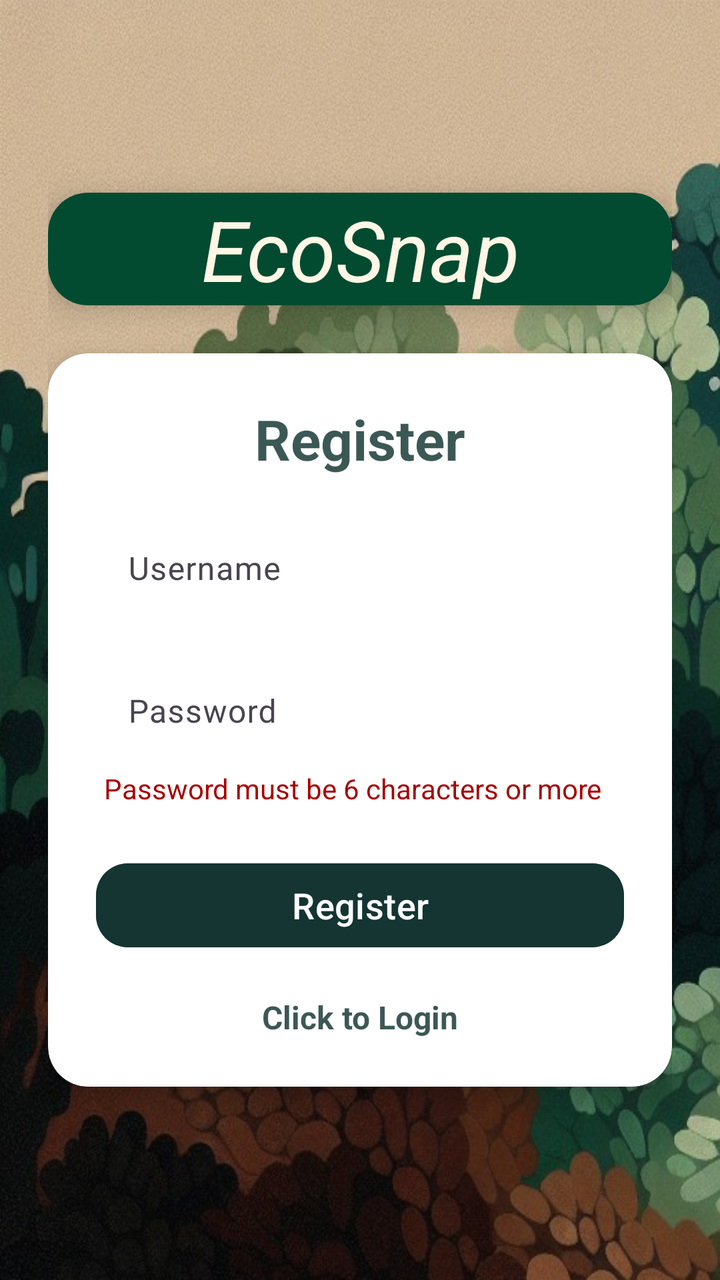
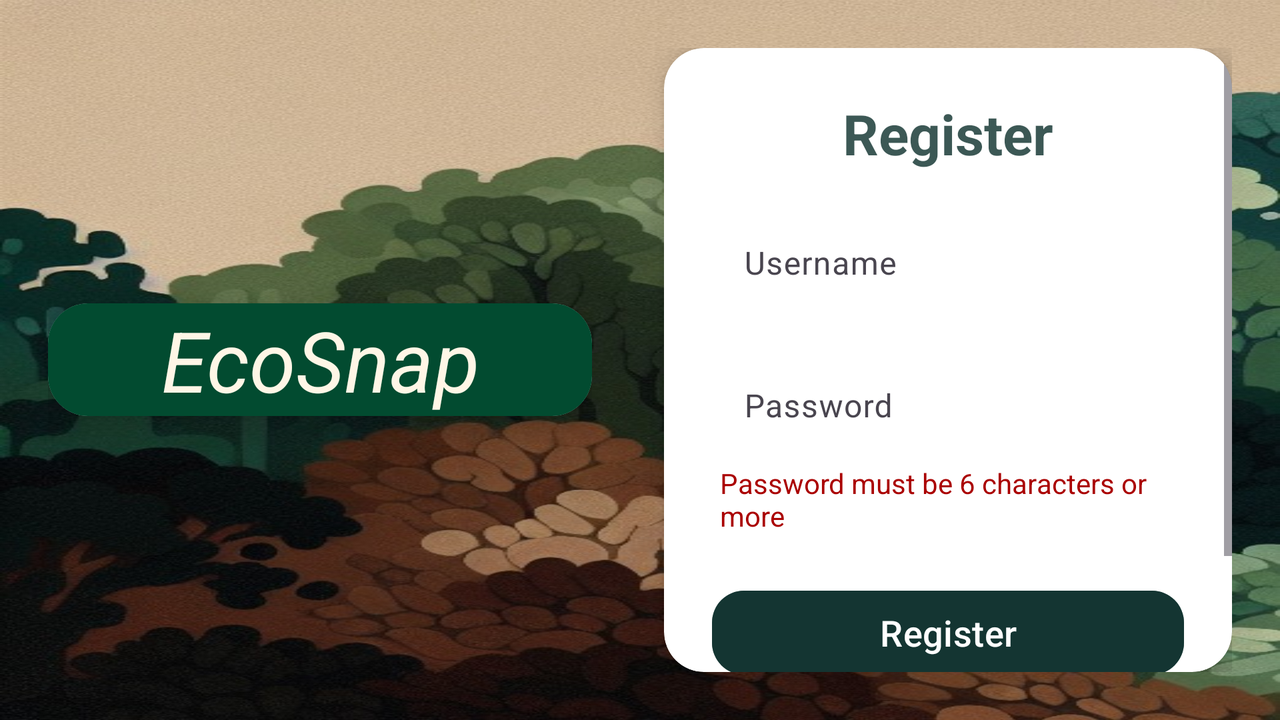

An Android layout and its configuration variant, each rendered on a device that would load it. The default file and the variant file are quoted in full after the pictures.
<!-- AndroidManifest.xml: application theme Theme.Ecosnap -->
<!-- res/layout/activity_account.xml -->
<?xml version="1.0" encoding="utf-8"?>
<LinearLayout xmlns:android="http://schemas.android.com/apk/res/android"
    xmlns:app="http://schemas.android.com/apk/res-auto"
    xmlns:tools="http://schemas.android.com/tools"
    android:layout_width="match_parent"
    android:layout_height="match_parent"
    android:background="@drawable/forest_background"
    android:gravity="center_horizontal"
    android:orientation="vertical"
    android:padding="24dp"
    tools:context=".Account">

    <FrameLayout
        android:layout_width="match_parent"
        android:layout_height="0dp"
        android:layout_weight="1">

    </FrameLayout>


    
    <androidx.cardview.widget.CardView
        android:layout_width="match_parent"
        android:layout_height="wrap_content"
        app:cardCornerRadius="20dp"
        app:cardElevation="10dp"
        android:background="#AA2F2F2F">

        <TextView
            android:id="@+id/textView"
            android:layout_width="match_parent"
            android:layout_height="wrap_content"
            android:background="@color/dark_green"
            android:gravity="center"
            android:text="@string/app_name"
            android:textColor="@color/light_cream"
            android:textSize="42sp"
            android:textStyle="italic|normal" />
    </androidx.cardview.widget.CardView>

    
    <androidx.cardview.widget.CardView
        android:layout_width="match_parent"
        android:layout_height="wrap_content"
        android:layout_marginTop="24dp"
        app:cardCornerRadius="20dp"
        app:cardElevation="8dp"
        android:background="#CC2F2F2F">

        <LinearLayout
            android:layout_width="match_parent"
            android:layout_height="wrap_content"
            android:orientation="vertical"
            android:padding="24dp">

            
            <TextView
                android:id="@+id/registerText"
                android:layout_width="match_parent"
                android:layout_height="wrap_content"
                android:text="@string/register"
                android:textAlignment="center"
                android:textColor="@color/forest_green"
                android:textSize="28sp"
                android:textStyle="bold"
                android:paddingBottom="16dp" />

            
            <com.google.android.material.textfield.TextInputLayout
                android:layout_width="match_parent"
                android:layout_height="wrap_content"
                app:boxBackgroundColor="#33FFFFFF"
                app:boxCornerRadiusTopStart="12dp"
                app:boxCornerRadiusTopEnd="12dp"
                app:boxCornerRadiusBottomStart="12dp"
                app:boxCornerRadiusBottomEnd="12dp">

                <com.google.android.material.textfield.TextInputEditText
                    android:id="@+id/username"
                    android:layout_width="match_parent"
                    android:layout_height="50dp"
                    android:hint="@string/username"
                    android:padding="12dp"
                    android:textColor="@color/black"
                    android:background="@android:color/transparent" />
            </com.google.android.material.textfield.TextInputLayout>

            
            <com.google.android.material.textfield.TextInputLayout
                android:layout_width="match_parent"
                android:layout_height="wrap_content"
                android:layout_marginTop="16dp"
                app:boxBackgroundColor="#33FFFFFF"
                app:boxCornerRadiusTopStart="12dp"
                app:boxCornerRadiusTopEnd="12dp"
                app:boxCornerRadiusBottomStart="12dp"
                app:boxCornerRadiusBottomEnd="12dp">

                <com.google.android.material.textfield.TextInputEditText
                    android:id="@+id/password"
                    android:layout_width="match_parent"
                    android:layout_height="50dp"
                    android:hint="@string/password"
                    android:padding="12dp"
                    android:textColor="@color/black"
                    android:background="@android:color/transparent" />
            </com.google.android.material.textfield.TextInputLayout>

            <TextView
                android:id="@+id/passwordHelperText"
                android:layout_width="match_parent"
                android:layout_height="wrap_content"
                android:text="@string/password_must_be_6_characters_or_more"
                android:textColor="#AA0000"
                android:textSize="14sp"
                android:layout_marginTop="4dp"
                android:paddingLeft="4dp" />

            
            <Button
                android:id="@+id/registerButton"
                android:layout_width="match_parent"
                android:layout_height="50dp"
                android:layout_marginTop="24dp"
                android:backgroundTint="@color/forest_green"
                android:text="@string/register"
                android:textColor="@color/white"
                android:textSize="18sp"
                app:cornerRadius="16dp" />

            
            <TextView
                android:id="@+id/loginNow"
                android:layout_width="match_parent"
                android:layout_height="wrap_content"
                android:layout_marginTop="20dp"
                android:gravity="center"
                android:text="@string/click_to_login"
                android:textColor="@color/forest_green"
                android:textSize="16sp"
                android:textStyle="bold" />

        </LinearLayout>
    </androidx.cardview.widget.CardView>

    <FrameLayout
        android:layout_width="match_parent"
        android:layout_height="0dp"
        android:layout_weight="1">

    </FrameLayout>
</LinearLayout>
<!-- resources referenced by this layout -->
<resources>
  <color name="black">#FF000000</color>
  <color name="dark_green">#024b30</color>
  <color name="forest_green">#CC0B2E2A</color>
  <color name="light_cream">#fff6e6</color>
  <color name="white">#FFFFFFFF</color>
  <!-- drawable forest_background: png bitmap (drawable, 106631 bytes) -->
  <string name="app_name">EcoSnap</string>
  <string name="click_to_login">Click to Login</string>
  <string name="password">Password</string>
  <string name="password_must_be_6_characters_or_more">Password must be 6 characters or more</string>
  <string name="register">Register</string>
  <string name="username">Username</string>
  <style name="Theme.Ecosnap" parent="Base.Theme.Ecosnap" />
  <style name="Base.Theme.Ecosnap" parent="Theme.Material3.DayNight.NoActionBar">
          
          
      </style>
</resources>
<!-- res/layout-land/activity_account.xml (the repository's variant of the layout above) -->
<!-- drawn on the phone turned sideways -->
<?xml version="1.0" encoding="utf-8"?>
<LinearLayout xmlns:android="http://schemas.android.com/apk/res/android"
    xmlns:app="http://schemas.android.com/apk/res-auto"
    xmlns:tools="http://schemas.android.com/tools"
    android:layout_width="match_parent"
    android:layout_height="match_parent"
    android:background="@drawable/forest_background"
    android:padding="24dp"
    android:orientation="horizontal"
    android:gravity="center_vertical"
    android:baselineAligned="false"
    tools:context=".Account">

    
    <LinearLayout
        android:layout_width="0dp"
        android:layout_height="match_parent"
        android:layout_weight="1"
        android:orientation="vertical"
        android:gravity="top|center_horizontal"
        android:paddingEnd="12dp">

        
        <FrameLayout
            android:layout_width="match_parent"
            android:layout_height="0dp"
            android:layout_weight="0.5">

        </FrameLayout>

        
        <androidx.cardview.widget.CardView
            android:layout_width="match_parent"
            android:layout_height="wrap_content"
            app:cardCornerRadius="20dp"
            app:cardElevation="10dp"
            android:background="#AA2F2F2F">

            <TextView
                android:id="@+id/textView"
                android:layout_width="match_parent"
                android:layout_height="wrap_content"
                android:background="@color/dark_green"
                android:gravity="center"
                android:text="@string/app_name"
                android:textColor="@color/light_cream"
                android:textSize="42sp"
                android:textStyle="italic|normal" />
        </androidx.cardview.widget.CardView>

        <FrameLayout
            android:layout_width="match_parent"
            android:layout_height="0dp"
            android:layout_weight="0.5">

        </FrameLayout>
    </LinearLayout>

    
    <androidx.cardview.widget.CardView
        android:layout_width="0dp"
        android:layout_height="wrap_content"
        android:layout_weight="1"
        android:layout_marginStart="24dp"
        app:cardCornerRadius="20dp"
        app:cardElevation="8dp"
        android:background="#CC2F2F2F">

        <ScrollView
            android:layout_width="match_parent"
            android:layout_height="match_parent"
            android:fillViewport="true">

            <LinearLayout
                android:layout_width="match_parent"
                android:layout_height="wrap_content"
                android:orientation="vertical"
                android:padding="24dp">

                
                <TextView
                    android:id="@+id/registerText"
                    android:layout_width="match_parent"
                    android:layout_height="wrap_content"
                    android:text="@string/register"
                    android:textAlignment="center"
                    android:textColor="@color/forest_green"
                    android:textSize="28sp"
                    android:textStyle="bold"
                    android:paddingBottom="16dp" />

                
                <com.google.android.material.textfield.TextInputLayout
                    android:layout_width="match_parent"
                    android:layout_height="wrap_content"
                    app:boxBackgroundColor="#33FFFFFF"
                    app:boxCornerRadiusTopStart="12dp"
                    app:boxCornerRadiusTopEnd="12dp"
                    app:boxCornerRadiusBottomStart="12dp"
                    app:boxCornerRadiusBottomEnd="12dp">

                    <com.google.android.material.textfield.TextInputEditText
                        android:id="@+id/username"
                        android:layout_width="match_parent"
                        android:layout_height="50dp"
                        android:hint="@string/username"
                        android:padding="12dp"
                        android:textColor="@color/black"
                        android:background="@android:color/transparent" />
                </com.google.android.material.textfield.TextInputLayout>

                
                <com.google.android.material.textfield.TextInputLayout
                    android:layout_width="match_parent"
                    android:layout_height="wrap_content"
                    android:layout_marginTop="16dp"
                    app:boxBackgroundColor="#33FFFFFF"
                    app:boxCornerRadiusTopStart="12dp"
                    app:boxCornerRadiusTopEnd="12dp"
                    app:boxCornerRadiusBottomStart="12dp"
                    app:boxCornerRadiusBottomEnd="12dp">

                    <com.google.android.material.textfield.TextInputEditText
                        android:id="@+id/password"
                        android:layout_width="match_parent"
                        android:layout_height="50dp"
                        android:hint="@string/password"
                        android:inputType="textPassword"
                        android:padding="12dp"
                        android:textColor="@color/black"
                        android:background="@android:color/transparent" />
                </com.google.android.material.textfield.TextInputLayout>

                <TextView
                    android:id="@+id/passwordHelperText"
                    android:layout_width="match_parent"
                    android:layout_height="wrap_content"
                    android:text="@string/password_must_be_6_characters_or_more"
                    android:textColor="#AA0000"
                    android:textSize="14sp"
                    android:layout_marginTop="4dp"
                    android:paddingLeft="4dp" />

                
                <Button
                    android:id="@+id/registerButton"
                    android:layout_width="match_parent"
                    android:layout_height="50dp"
                    android:layout_marginTop="24dp"
                    android:backgroundTint="@color/forest_green"
                    android:text="@string/register"
                    android:textColor="@color/white"
                    android:textSize="18sp"
                    app:cornerRadius="16dp" />

                
                <TextView
                    android:id="@+id/loginNow"
                    android:layout_width="match_parent"
                    android:layout_height="wrap_content"
                    android:layout_marginTop="20dp"
                    android:gravity="center"
                    android:text="@string/click_to_login"
                    android:textColor="@color/forest_green"
                    android:textSize="16sp"
                    android:textStyle="bold" />
            </LinearLayout>
        </ScrollView>
    </androidx.cardview.widget.CardView>
</LinearLayout>
